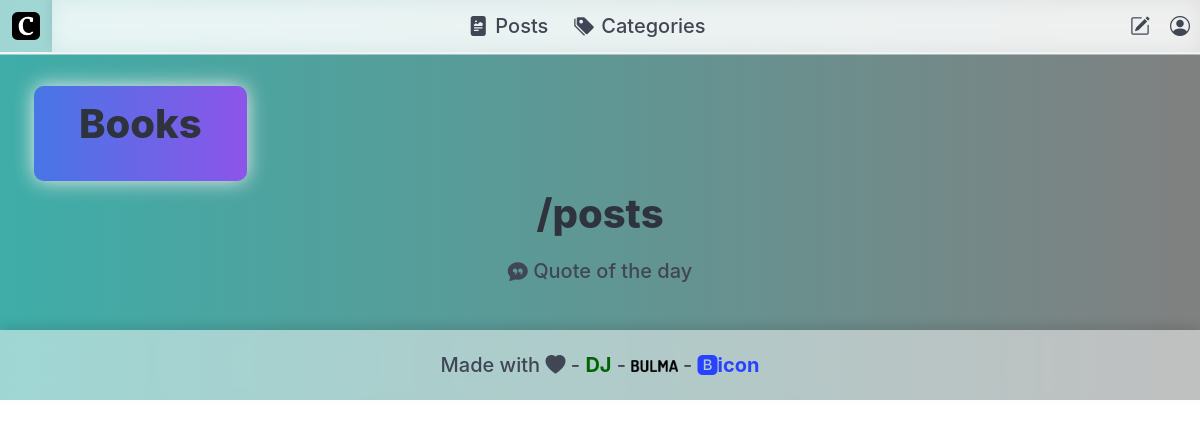
/category/Books/, run on an earlier commit of the app's database.
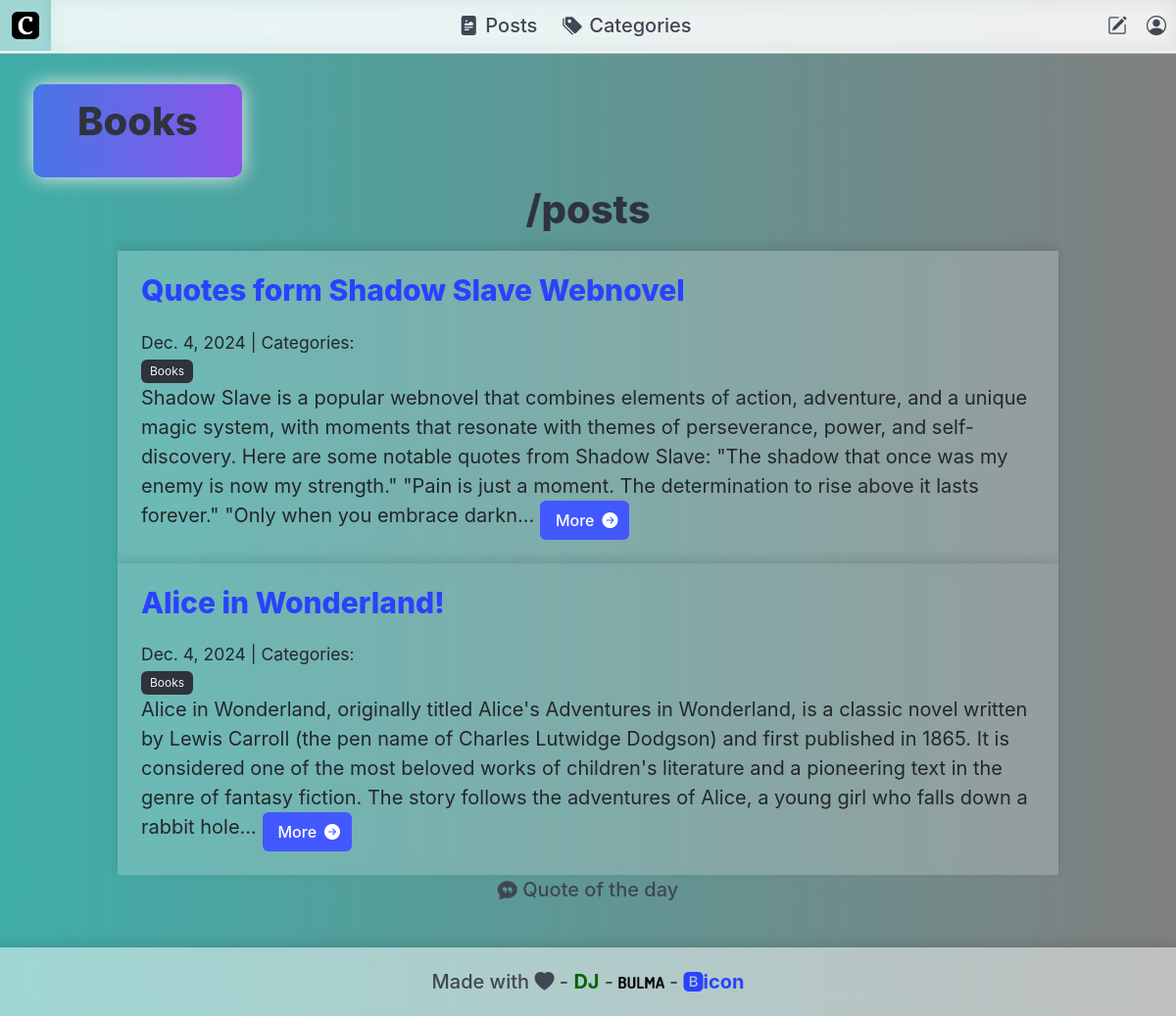
And on a later commit of the database.
### blog/models.py (models this page shows, shortened)
class Category(models.Model):
    name = models.CharField(max_length=30)
    class Meta:
        verbose_name_plural = "categories"

class Post(models.Model):
    title = models.CharField(max_length=255)
    body = models.TextField()
    created_on = models.DateTimeField(auto_now_add=True)
    last_modified = models.DateTimeField(auto_now=True)
    author = models.ForeignKey(settings.AUTH_USER_MODEL, on_delete=models.CASCADE, default=1)  # Replace 1 with a valid user ID
    categories = models.ManyToManyField('Category', related_name='posts')
    love_reactions = models.ManyToManyField(settings.AUTH_USER_MODEL, related_name='loved_posts', blank=True)

### blog/views.py (the view)
# urls.py: path("category/<category>/", views.blog_category, name="blog_category"),
def blog_category(request, category):
    posts = Post.objects.filter(
        categories__name__contains=category
    ).order_by("-created_on")
    context = {
        "category":category,
        "posts":posts,
    }
    return render(request, "blog/category.html", context)

### blog/templates/blog/category.html (shortened to what this page needs)
{% extends "blog/index.html" %}
{% block page_title %}
    <div class="title-box-container">
        <button class="page-title-button">
                <h1 class="title is-2">{{ category }}</h1>
        </button>
    </div>
{% endblock page_title %}

### blog/templates/blog/index.html (shortened to what this page needs)
{% extends "base.html" %}
{% block page_title %}
            {% load static %}
{% endblock page_title %}
{% block page_content %}
    <div class="container has-text-centered">
    <div class="container ">
                <h1 class="title is-2">/posts</h1></div>
    </div>
    {% block posts %}
        <div class="container ">
        {% for post in posts %}
            <div class="blur-white ">
            <h3><a href="{% url 'blog_detail' post.pk %}"> {{ post.title }} </a></h3>
            <small>
                {{ post.created_on.date }} | Categories:
                <div class="tags">
                {% for category in post.categories.all %}
                    <a href="{% url 'blog_category' category.name %}">
                        <span class="tag is-dark">{{ category.name }}</span>
                    </a>
                {% endfor %}
            </div>
            </small>
            <p>{{ post.body | slice:":400" }}...
                <a href="{% url 'blog_detail' post.pk %}">
                    <button class="button is-link ">
                    <span>More</span>
                    <span class="icon is-small">
                        <i class="bi bi-arrow-right-circle-fill"></i>
                    </span>
                  </button>
                </a>
            </p>
            </div>
        {% endfor %}
    </div>
    {% endblock posts %}
    <section class="ending-quote has-text-centered">
        <div class="quote-container">
            <p ><i class="bi bi-chat-quote-fill"></i> Quote of the day </p>
        </div>
    </section>
 </div>
{% endblock page_content %}

What changed in the data, as far as the page shows it:
added Category: name "Books"
now on this page (row edited): Post: title "Quotes form Shadow Slave Webnovel", created_on "Dec. 4, 2024", body "Shadow Slave is a popular webnovel that combines elements of action, adventure, and a unique magic system, with moments that resonate with themes of perseverance, power, and self-discovery. Here are some notable quotes from Shadow Slave: \"The shadow that once was my enemy is now my strength.\" \"Pain is just a moment. The determination to rise above it lasts forever.\" \"Only when you embrace darkn"
now on this page (row edited): Post: title "Alice in Wonderland!", created_on "Dec. 4, 2024", body "Alice in Wonderland, originally titled Alice's Adventures in Wonderland, is a classic novel written by Lewis Carroll (the pen name of Charles Lutwidge Dodgson) and first published in 1865. It is considered one of the most beloved works of children's literature and a pioneering text in the genre of fantasy fiction. The story follows the adventures of Alice, a young girl who falls down a rabbit hole"
Also different on the page:
{{ category }}: "Books" → (not shown)
